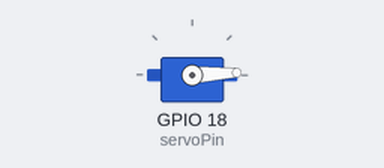
A sketch run on a simulated ESP32. Parts: servo.

Above: at 0.05 s.
At 1.25 s:
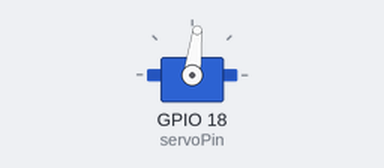
At 1.8 s:
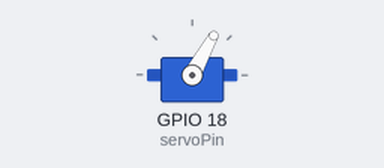
At 2.5 s:
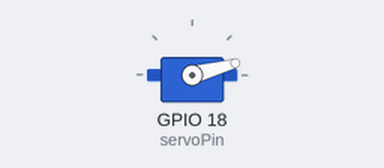
Timing chart, 0 to 6.2 s (numbered marks = the images above):
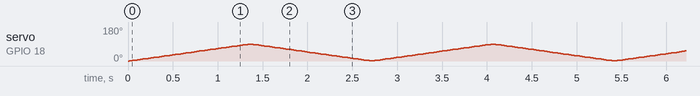

The sketch:

pruebaservo.ino
```cpp
#include <ESP32Servo.h> // Biblioteca para controlar servos en ESP32

// Definir el pin del servo
const int servoPin = 18;

// Crear un objeto Servo
Servo myServo;

// Variables para el movimiento del servo
int angle = 0;    // Ángulo actual del servo
int step = 1;     // Paso para cambiar el ángulo (+1 o -1)

// Configurar el servo y el pin
void setup() {
  myServo.attach(servoPin); // Asociar el servo al pin 18
}

// Controlar el movimiento del servo
void loop() {
  myServo.write(angle); // Enviar el ángulo actual al servo
  delay(15);            // Pequeña pausa para permitir el movimiento del servo

  // Cambiar el ángulo
  angle += step;

  // Cambiar dirección al llegar a los extremos (0° o 180°)
  if (angle >= 90 || angle <= 0) {
    step = -step;
  }
}
```
